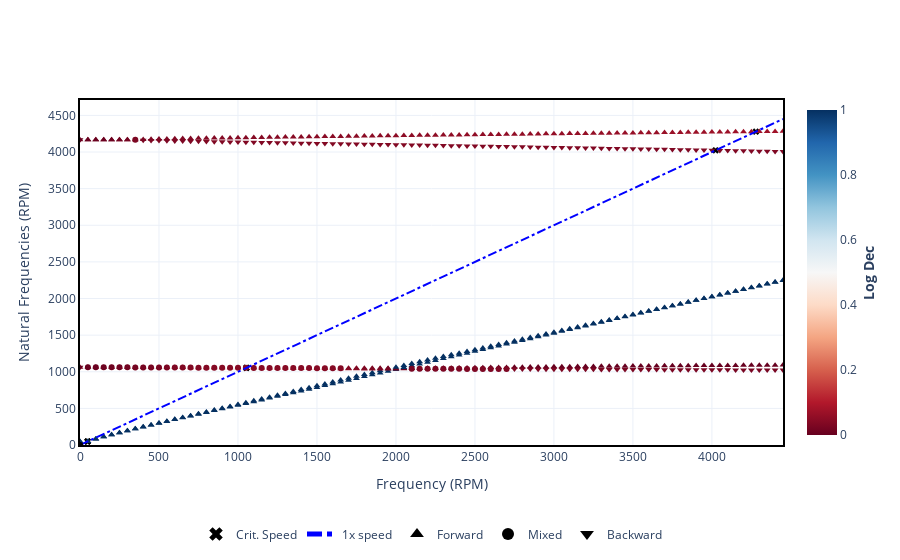

The notebook cell saved with this chart:
### Code cell
campbell.plot(frequency_units="RPM")
